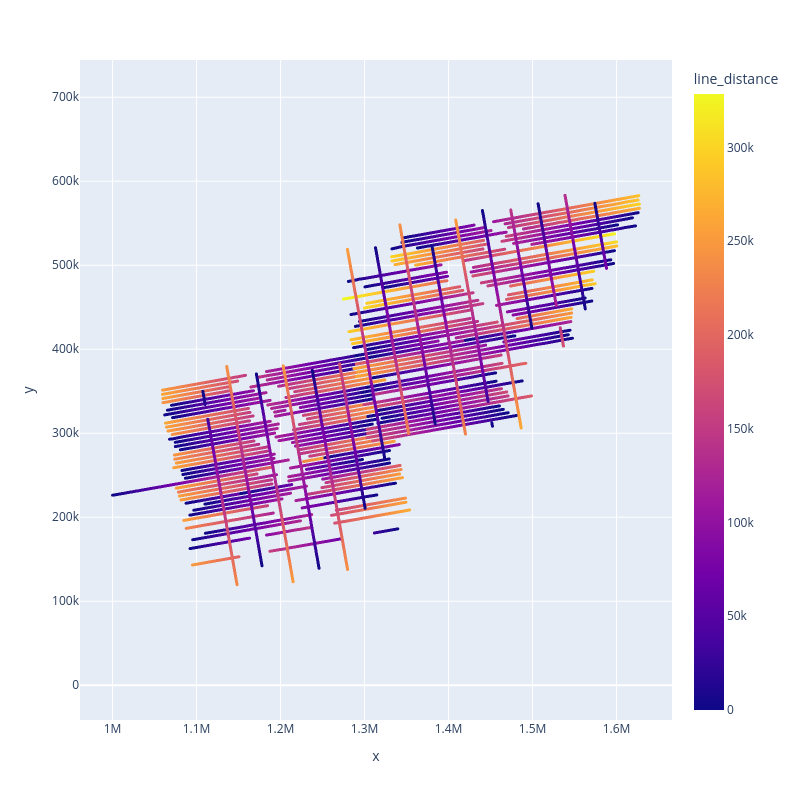

Source (notebook cell):
### Markdown cell above
## Along track distance per line

### Code cell
data_df["line_distance"] = airbornegeo.along_track_distance(
    data_df,
    groupby_column="line",
)

airbornegeo.plotly_points(
    data_df[::10],
    color_col="line_distance",
    hover_cols=["line"],
    robust=False,
    size=3,
    edge_width=None,
)
data_df

### Figure 1 — Plotly figure (JSON) as saved in the notebook; plotly's stock layout.template omitted (floating-point values rounded to 4 significant figures; data arrays with more than 128 entries replaced by an {"elided": "..."} marker saying what was removed)
{"data": [{"customdata": {"elided": "33289x1 int values"}, "hovertemplate": "x=%{x}<br>y=%{y}<br>line=%{customdata[0]}<br>line_distance=%{marker.color}<extra></extra>", "legendgroup": "", "marker": {"color": {"elided": "33289 float values"}, "coloraxis": "coloraxis", "line": {"color": "black"}, "size": 3, "symbol": "circle"}, "mode": "markers", "name": "", "showlegend": false, "type": "scattergl", "x": {"elided": "33289 float values"}, "xaxis": "x", "y": {"elided": "33289 float values"}, "yaxis": "y"}], "layout": {"autosize": false, "coloraxis": {"cmax": 328400.0, "cmin": 0, "colorbar": {"title": {"text": "line_distance"}}, "colorscale": [[0, "#0d0887"], [0.1111, "#46039f"], [0.2222, "#7201a8"], [0.3333, "#9c179e"], [0.4444, "#bd3786"], [0.5556, "#d8576b"], [0.6667, "#ed7953"], [0.7778, "#fb9f3a"], [0.8889, "#fdca26"], [1, "#f0f921"]]}, "height": 800, "legend": {"tracegroupgap": 0}, "margin": {"t": 60}, "width": 800, "xaxis": {"anchor": "y", "domain": [0, 1], "title": {"text": "x"}}, "yaxis": {"anchor": "x", "domain": [0, 1], "scaleanchor": "x", "scaleratio": 1, "title": {"text": "y"}}}}
